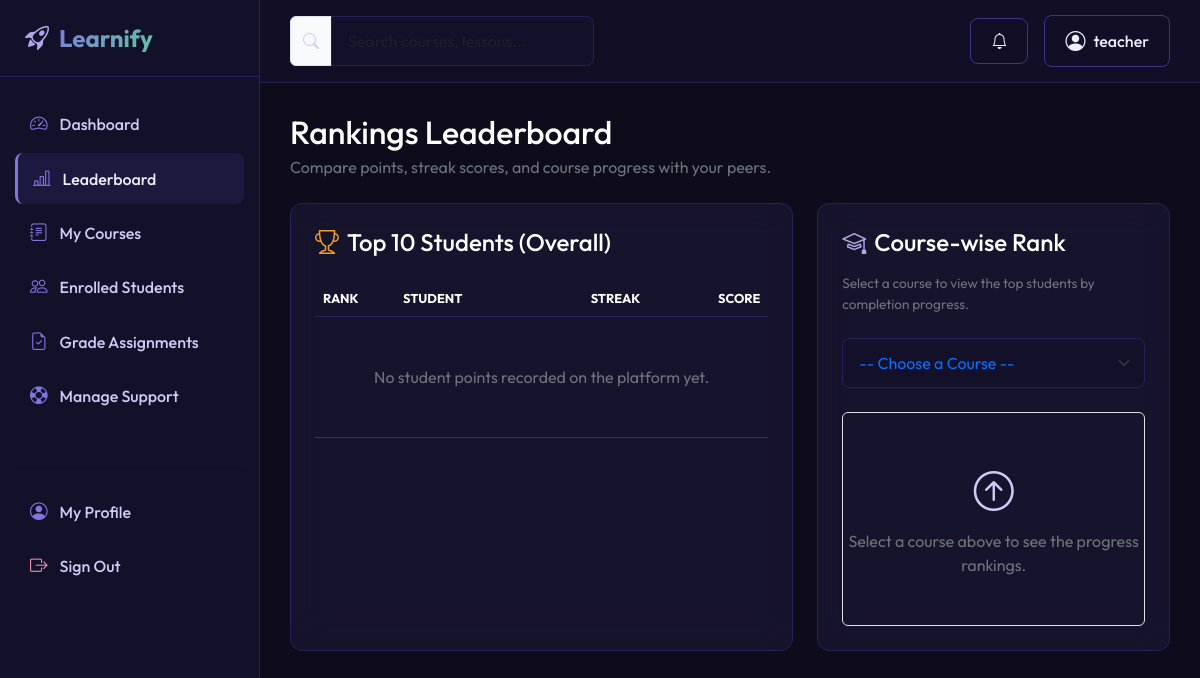
The page /leaderboard/ (signed in) on the database as committed earlier.
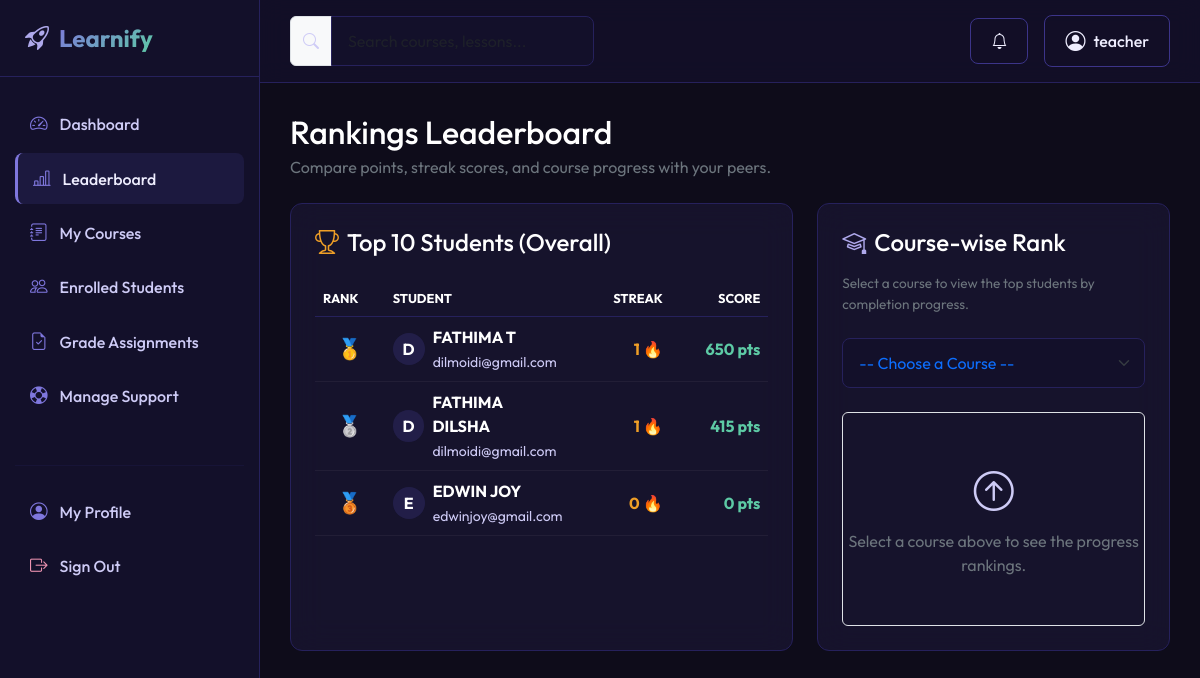
The same page on the database as committed later.
### apps/gamification/models.py (models this page shows, shortened)
class LeaderboardRecord(models.Model):
    student = models.OneToOneField('accounts.Student', on_delete=models.CASCADE, related_name='leaderboard_record')
    score = models.PositiveIntegerField(default=0)

class LearningStreak(models.Model):
    student = models.OneToOneField('accounts.Student', on_delete=models.CASCADE, related_name='streak')
    current_streak = models.PositiveIntegerField(default=0)
    longest_streak = models.PositiveIntegerField(default=0)
    last_activity_date = models.DateField(blank=True, null=True)

### apps/accounts/models.py (models this page shows, shortened)
class Student(models.Model):
    user = models.OneToOneField(User, on_delete=models.CASCADE, related_name='student_profile')
    phone = models.CharField(max_length=15, blank=True, null=True)

class User(AbstractUser):
    ROLE_CHOICES = (
        ('student', 'Student'),
        ('instructor', 'Instructor'),
        ('admin', 'Admin'),
    )
    role = models.CharField(max_length=15, choices=ROLE_CHOICES, default='student')
    profile_picture = models.ImageField(upload_to='profile_pictures/', blank=True, null=True)
    bio = models.TextField(blank=True, null=True)

### apps/leaderboard/views.py (the view)
# urls.py: path('', views.leaderboard_view, name='leaderboard_view'),
@login_required
def leaderboard_view(request):
    overall_records = LeaderboardRecord.objects.all().select_related('student__user').order_by('-score')[:10]
    user_record = None
    user_rank = None
    if hasattr(request.user, 'student_profile'):
        student = request.user.student_profile
        user_record = LeaderboardRecord.objects.filter(student=student).first()
        if user_record:
            user_rank = LeaderboardRecord.objects.filter(score__gt=user_record.score).count() + 1
    selected_course_id = request.GET.get('course_id')
    course_rankings = []
    courses = Course.objects.filter(is_published=True)
    if selected_course_id:
        course_rankings = Enrollment.objects.filter(course_id=selected_course_id).select_related('student__user').order_by('-progress_percentage', '-enrolled_at')[:10]
    return render(request, 'leaderboard/leaderboard.html', {
        'overall_records': overall_records,
        'user_record': user_record,
        'user_rank': user_rank,
        'courses': courses,
        'selected_course_id': selected_course_id,
        'course_rankings': course_rankings,
    })

### apps/notifications/context_processors.py (called while the page is built)
def unread_notifications(request):
    if request.user.is_authenticated:
        unread = Notification.objects.filter(user=request.user, is_read=False)
        return {
            'unread_notifications': unread,
            'unread_notifications_count': unread.count()
        }
    return {
        'unread_notifications': [],
        'unread_notifications_count': 0
    }

### templates/leaderboard/leaderboard.html (shortened to what the changed rows need)
{% extends 'base.html' %}
{% load static %}
{% block content %}
<div class="container-fluid px-0">
    <div class="d-flex align-items-center justify-content-between mb-4">
        <div>
            <h2 class="text-white mb-1">Rankings Leaderboard</h2>
        </div>
    </div>
    <div class="row g-4">
        <div class="col-lg-7">
            <div class="card glass-card p-4 h-100">
                <div class="table-responsive">
                    <table class="table table-dark table-hover align-middle mb-0" style="--bs-table-bg: transparent;">
                        <thead>
                            <tr class="text-muted" style="font-size: 0.8rem; border-bottom: 1px solid var(--border-default);">
                                <th scope="col" style="width: 80px;">RANK</th>
                                <th scope="col">STUDENT</th>
                                <th scope="col" style="text-align: right; width: 120px;">STREAK</th>
                                <th scope="col" style="text-align: right; width: 120px;">SCORE</th>
                            </tr>
                        </thead>
                        <tbody>
                            {% for record in overall_records %}
                                <tr class="{% if record.student.user == user %}table-active-premium{% endif %}" style="border-bottom: 1px solid rgba(255,255,255,0.05);">
                                    <td class="fw-bold fs-5 text-center">
                                        {% if forloop.counter == 1 %}🥇
                                        {% elif forloop.counter == 2 %}🥈
                                        {% elif forloop.counter == 3 %}🥉
                                        {% else %}#{{ forloop.counter }}{% endif %}
                                    </td>
                                    <td>
                                        <div class="d-flex align-items-center gap-2">
                                            <div class="rounded-circle d-flex align-items-center justify-content-center" style="width: 32px; height: 32px; background: rgba(99,102,241,0.15); color: var(--color-primary); font-weight: 700;">
                                                {{ record.student.user.username|slice:":1"|upper }}
                                            </div>
                                            <div>
                                                <span class="text-white fw-bold d-block">{{ record.student.user.get_full_name|default:record.student.user.username }}</span>
                                                <small class="text-muted">{{ record.student.user.email }}</small>
                                            </div>
                                        </div>
                                    </td>
                                    <td style="text-align: right;" class="text-amber fw-bold">
                                        {{ record.student.streak.current_streak|default:0 }} 🔥
                                    </td>
                                    <td style="text-align: right;" class="text-teal fw-bold">
                                        {{ record.score }} pts
                                    </td>
                                </tr>
                            {% empty %}
                                <tr>
                                    <td colspan="4" class="text-center py-5 text-secondary">
                                        No student points recorded on the platform yet.
                                    </td>
                                </tr>
                            {% endfor %}
                        </tbody>
                    </table>
                </div>
            </div>
        </div>
    </div>
</div>
{% endblock %}

Rows that differ between the two databases and show on the page:
added LeaderboardRecord: student.user.username "D", student.user.get_full_name "FATHIMA T", student.user.email "dilmoidi@gmail.com", student.streak.current_streak "1", score "650"
added LeaderboardRecord: student.user.username "D", student.user.get_full_name "FATHIMA DILSHA", student.user.email "dilmoidi@gmail.com", student.streak.current_streak "1", score "415"
added LeaderboardRecord: student.user.username "E", student.user.get_full_name "EDWIN JOY", student.user.email "edwinjoy@gmail.com", student.streak.current_streak "0", score "0"
Other text that changed with them:
text no longer shown: "No student points recorded on the platform yet."
